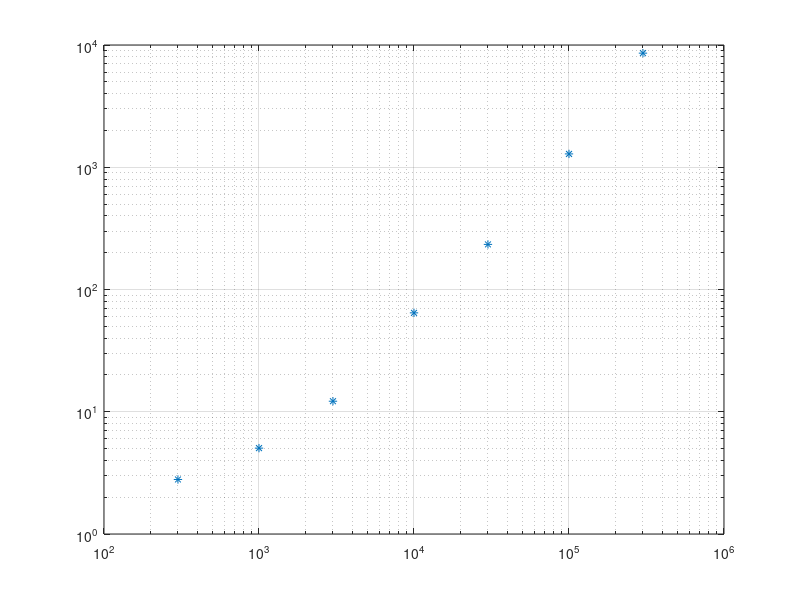

The MATLAB script that drew this image: (Note: this script raises an error after producing the figure.)
d=csvread('all.csv');
hold off; loglog(d(:,1),d(:,2),'*'); hold on; grid on; loglog(d(:,1),exp(k+m*log(d(:,1))),'-r')
xlabel('Number of industries'); ylabel('time (s)')
legend('results',sprintf('m=%f, k=%f', m, k), 'location', 'east')
